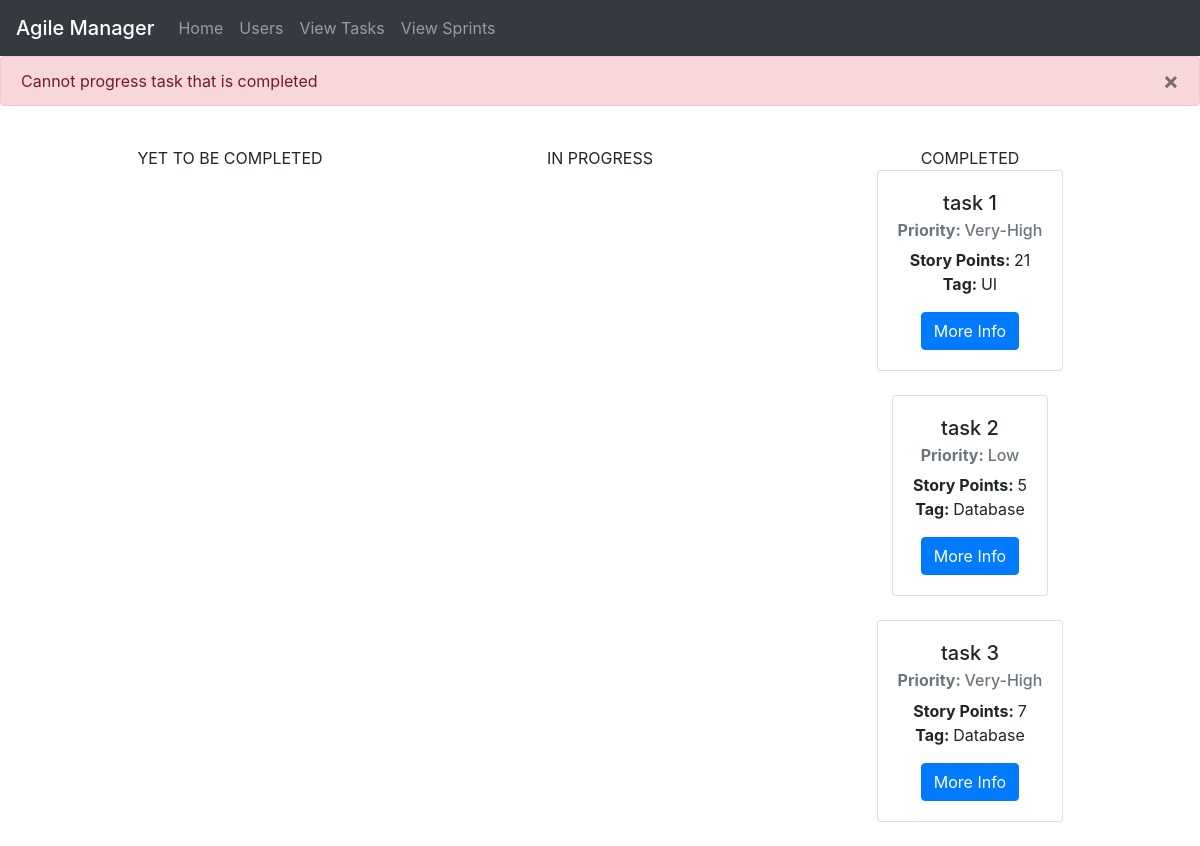
The page /progress_task/1/1 on the database its author committed.
### website/models.py (models this page shows)
class Task(db.Model):
    id = db.Column(db.Integer, primary_key=True)
    name = db.Column(db.String(150))
    type = db.Column(db.String(150))
    storyPoint = db.Column(db.Integer)
    tag = db.Column(db.String(150))
    priority = db.Column(db.String(150))
    status = db.Column(db.String(150), default = 'Not Started')
    total_time = db.Column(db.Integer, default = 0)
    assignee = db.Column(db.Integer, db.ForeignKey('user.id'), nullable=True)
    description = db.Column(db.String(10000))
    sprint_id = db.Column(db.Integer, db.ForeignKey('sprint.id'), nullable=True)
    time_taken = db.Column(db.Float,  default = 0)
    is_added = db.Column(db.Boolean, default = False)

### website/views.py (the view)
@views.route('/progress_task/<sprint_ID>/<task_ID>', methods = ['GET', 'POST'])
def progress_task(sprint_ID,task_ID):
    db.create_all()
    all_users = User.query.all()
    db.create_all()
    all_sprints = Sprint.query.all()
    db.create_all()
    all_tasks = Task.query.all()
    db.create_all()
    this_sprint = Sprint.query.get(sprint_ID)
    this_task = Task.query.get(task_ID)
    lstOfSprintIDs = []
    if all_sprints:
        for sprint in all_sprints:
            lstOfSprintIDs.append(sprint.id)
    lstOfTaskIDs = []
    if all_tasks:
        for task in all_tasks:
            lstOfTaskIDs.append(task.id)
    if sprint_ID in lstOfSprintIDs:
        flash(str(sprint_ID) +"passes")
    if sprint_ID != this_task.sprint_id:
        if this_task.status == "Not Started":
            this_task.status = 'On Going'
            db.session.commit()
        elif this_task.status == 'On Going':
            this_task.status = 'Completed'
            db.session.commit()
        elif this_task.status == 'Completed':
            flash("Cannot progress task that is completed", category = 'error')
    for sprint in all_sprints:
        if 'current' == sprint.status:
            fullyCompleted = True
            for task in sprint.tasks:
                if task.status != 'Completed':
                    fullyCompleted = False
            if fullyCompleted:
                sprint.status = 'completed'
                db.session.commit()
                return redirect(url_for("views.sprints"))
    return render_template("sprint_board.html", sprint = this_sprint)

### website/templates/sprint_board.html (shortened to what this page needs)
{% extends "base.html" %} {% block title %}Select Tasks{% endblock %}
{% block content%}
<div class="container">
    <div class="row">
      <div style="text-align:center" class="col">
        <br>
        YET TO BE COMPLETED
      </div>
      <div style="text-align:center" class="col">
        <br>
        IN PROGRESS
      </div>
      <div style="text-align:center" class="col">
        <br>
        COMPLETED
        {% for task in sprint.tasks %}
        {% if 'Completed' == task.status %}
            <div class="container text-center d-flex justify-content-center">
                <div class="row">
                    <div class="card">
                        <div class="card-body">
                            <h5 class="card-title"> {{ task.name }} </h5>
                            <h6 class="card-subtitle mb-2 text-muted"><strong>Priority: </strong>{{ task.priority }}</h6>
                            <p class="card-text"><strong>Story Points: </strong>{{ task.storyPoint }}<br><strong>Tag: </strong>{{ task.tag }}</p>
                            <button type="button" class="btn btn-primary" data-toggle="modal" data-target="#myModal{{task.id}}">
                                More Info
                            </button>
                        </div>
                    </div>
                </div>
            </div>
            <br>
        {% endif %}
        {% endfor %}
      </div>
    </div>
  </div>
{% endblock %}

### rows shown on the page
Task: name "task 1", priority "Very-High", storyPoint "21", tag "UI"
Task: name "task 2", priority "Low", storyPoint "5", tag "Database"
Task: name "task 3", priority "Very-High", storyPoint "7", tag "Database"

### other values the page prints
{{ message }} "Cannot progress task that is completed"
